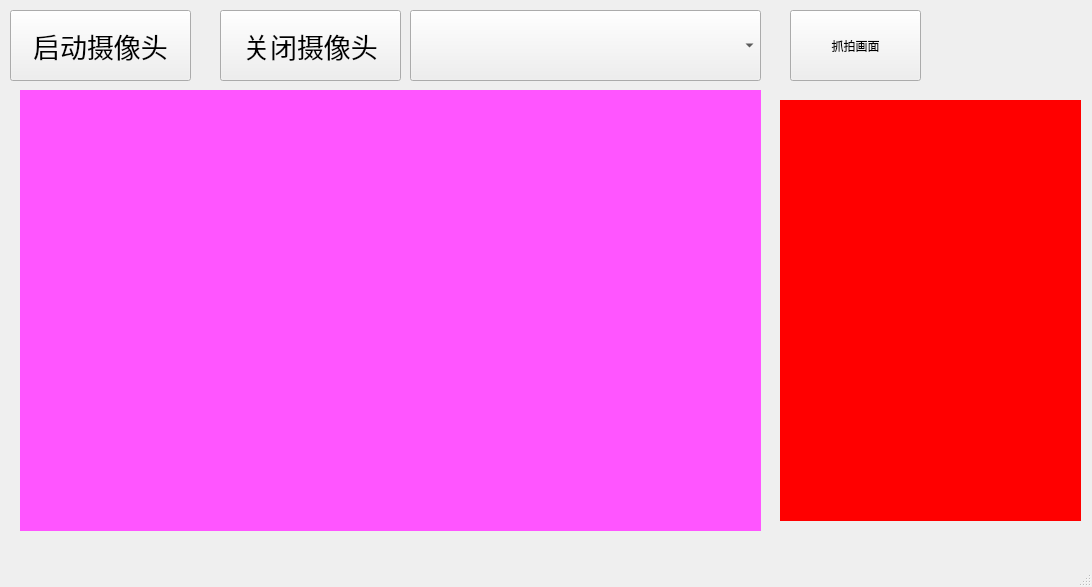
<?xml version="1.0" encoding="UTF-8"?>
<ui version="4.0">
 <class>MainWindow</class>
 <widget class="QMainWindow" name="MainWindow">
  <property name="geometry">
   <rect>
    <x>0</x>
    <y>0</y>
    <width>1092</width>
    <height>587</height>
   </rect>
  </property>
  <property name="windowTitle">
   <string>MainWindow</string>
  </property>
  <widget class="QWidget" name="centralwidget">
   <widget class="QPushButton" name="pushButton">
    <property name="geometry">
     <rect>
      <x>10</x>
      <y>10</y>
      <width>181</width>
      <height>71</height>
     </rect>
    </property>
    <property name="font">
     <font>
      <family>楷体</family>
      <pointsize>20</pointsize>
     </font>
    </property>
    <property name="text">
     <string>启动摄像头</string>
    </property>
   </widget>
   <widget class="QPushButton" name="pushButton_2">
    <property name="geometry">
     <rect>
      <x>220</x>
      <y>10</y>
      <width>181</width>
      <height>71</height>
     </rect>
    </property>
    <property name="font">
     <font>
      <family>楷体</family>
      <pointsize>20</pointsize>
     </font>
    </property>
    <property name="text">
     <string>关闭摄像头</string>
    </property>
   </widget>
   <widget class="QComboBox" name="comboBox">
    <property name="geometry">
     <rect>
      <x>410</x>
      <y>10</y>
      <width>351</width>
      <height>71</height>
     </rect>
    </property>
   </widget>
   <widget class="QWidget" name="widget" native="true">
    <property name="geometry">
     <rect>
      <x>20</x>
      <y>90</y>
      <width>741</width>
      <height>441</height>
     </rect>
    </property>
    <property name="styleSheet">
     <string notr="true">background-color: rgb(255, 85, 255);</string>
    </property>
   </widget>
   <widget class="QPushButton" name="pushButton_3">
    <property name="geometry">
     <rect>
      <x>790</x>
      <y>10</y>
      <width>131</width>
      <height>71</height>
     </rect>
    </property>
    <property name="text">
     <string>抓拍画面</string>
    </property>
   </widget>
   <widget class="QLabel" name="label">
    <property name="geometry">
     <rect>
      <x>780</x>
      <y>100</y>
      <width>301</width>
      <height>421</height>
     </rect>
    </property>
    <property name="styleSheet">
     <string notr="true">background-color: rgb(255, 0, 0);</string>
    </property>
    <property name="text">
     <string/>
    </property>
   </widget>
  </widget>
  <widget class="QMenuBar" name="menubar">
   <property name="geometry">
    <rect>
     <x>0</x>
     <y>0</y>
     <width>1092</width>
     <height>23</height>
    </rect>
   </property>
  </widget>
  <widget class="QStatusBar" name="statusbar"/>
 </widget>
 <resources/>
 <connections/>
</ui>
